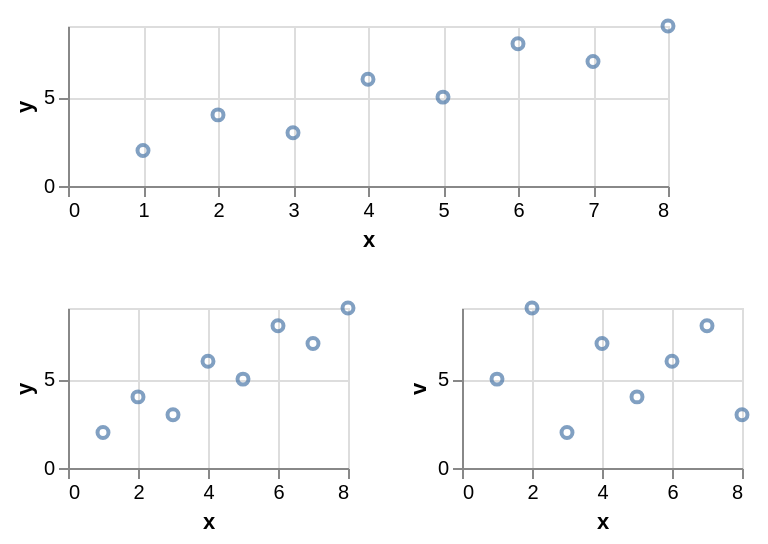

Describe this chart as a Vega-Lite specification.
### Vega-Lite specification from a JSON file in a GitHub repository (floating-point values rounded to 4 significant figures)
{"$schema": "https://vega.github.io/schema/vega-lite/v6.json", "padding": 5, "autosize": "pad", "data": {"name": "table", "values": [{"c": "A", "g": "p", "x": 1, "y": 2, "v": 5, "t": "2024-01-15", "o": {"v": 3}, "IMDB Rating": 6.1, "d": "x1"}, {"c": "B", "g": "q", "x": 2, "y": 4, "v": 9, "t": "2024-02-20", "o": {"v": 7}, "IMDB Rating": 7.4, "d": "x2"}, {"c": "A", "g": "q", "x": 3, "y": 3, "v": 2, "t": "2024-03-05", "o": {"v": 1}, "IMDB Rating": 5.2, "d": "x1"}, {"c": "C", "g": "p", "x": 4, "y": 6, "v": 7, "t": "2024-05-30", "o": {"v": 4}, "IMDB Rating": 8.8, "d": "x3"}, {"c": "B", "g": "p", "x": 5, "y": 5, "v": 4, "t": "2024-07-11", "o": {"v": 9}, "IMDB Rating": 6.9, "d": "x2"}, {"c": "C", "g": "q", "x": 6, "y": 8, "v": 6, "t": "2024-09-02", "o": {"v": 2}, "IMDB Rating": 7.7, "d": "x3"}, {"c": "A", "g": "p", "x": 7, "y": 7, "v": 8, "t": "2024-11-25", "o": {"v": 5}, "IMDB Rating": 4.4, "d": "x1"}, {"c": "B", "g": "q", "x": 8, "y": 9, "v": 3, "t": "2024-12-31", "o": {"v": 8}, "IMDB Rating": 9.1, "d": "x2"}]}, "vconcat": [{"mark": "point", "width": 300, "height": 80, "encoding": {"x": {"field": "x", "type": "quantitative"}, "y": {"field": "y", "type": "quantitative"}}}, {"repeat": ["y", "v"], "spec": {"width": 140, "height": 80, "mark": "point", "encoding": {"x": {"field": "x", "type": "quantitative"}, "y": {"field": {"repeat": "repeat"}, "type": "quantitative"}}}}]}
